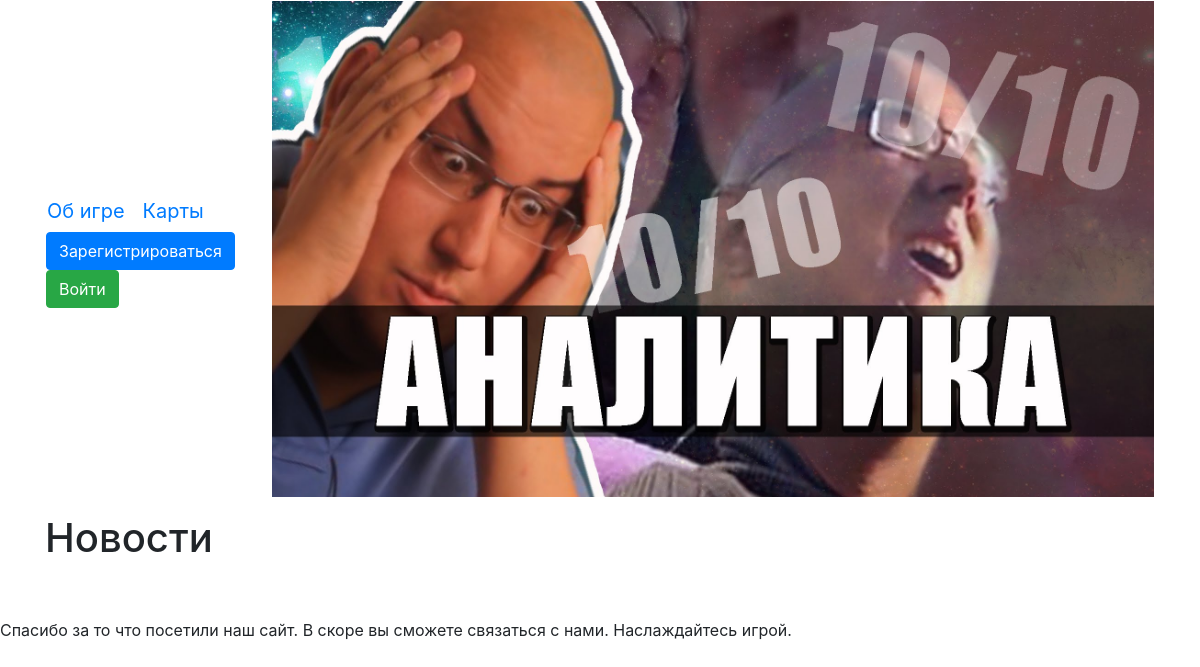
The app's page /, older data.
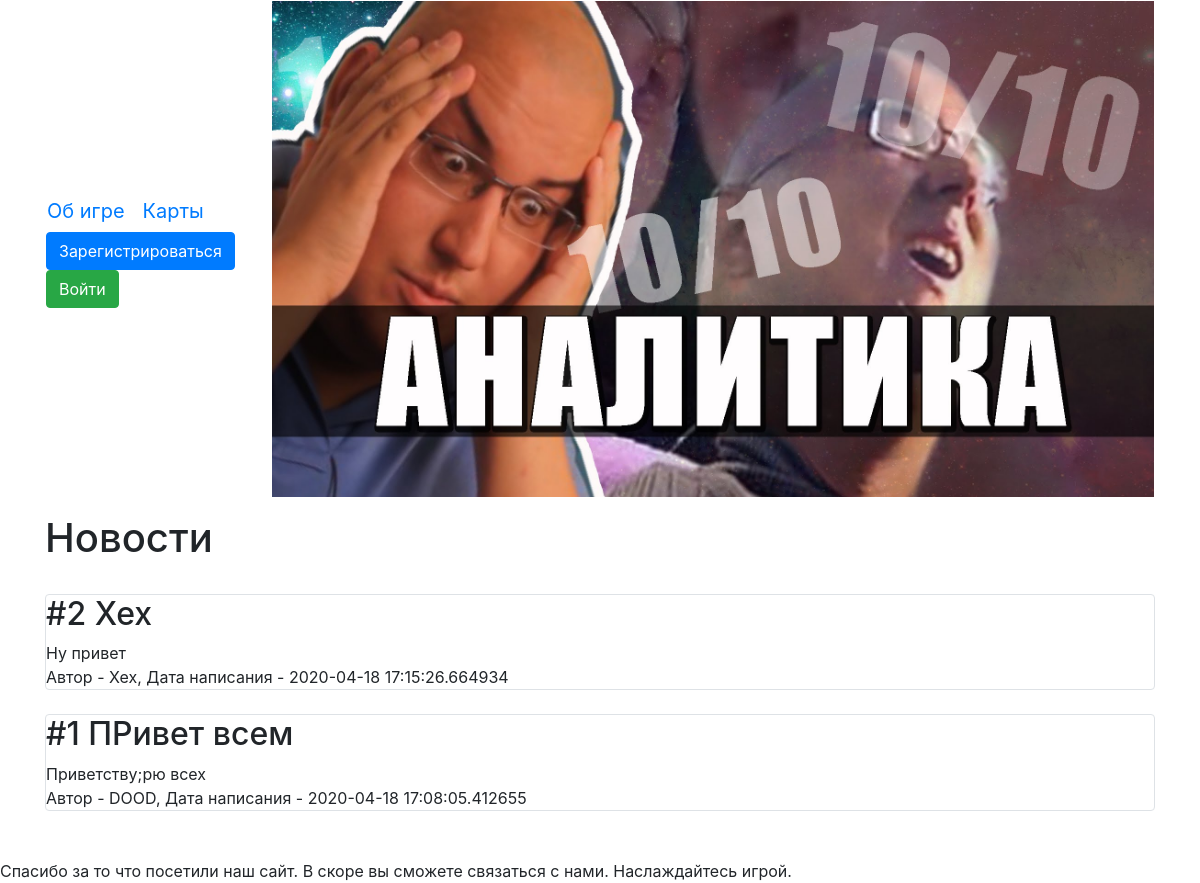
The same page, newer data.
### data/news.py (models this page shows)
class News(SqlAlchemyBase, SerializerMixin):
    __tablename__ = 'news'
    id = sqlalchemy.Column(sqlalchemy.Integer,
                           primary_key=True, autoincrement=True)
    title = sqlalchemy.Column(sqlalchemy.String, nullable=True, default='Сообщение')
    content = sqlalchemy.Column(sqlalchemy.String, nullable=True)
    created_date = sqlalchemy.Column(sqlalchemy.DateTime,
                                     default=datetime.datetime.now)
    user_id = sqlalchemy.Column(sqlalchemy.Integer,
                                sqlalchemy.ForeignKey("users.id"))
    user = orm.relation('User')

### data/users.py (models this page shows, shortened)
class User(SqlAlchemyBase, UserMixin, SerializerMixin):
    __tablename__ = 'users'
    id = sqlalchemy.Column(sqlalchemy.Integer,
                           primary_key=True, autoincrement=True)
    name = sqlalchemy.Column(sqlalchemy.String(15), unique=True)
    email = sqlalchemy.Column(sqlalchemy.String, unique=True)
    hashed_password = sqlalchemy.Column(sqlalchemy.String)
    create_date = sqlalchemy.Column(sqlalchemy.DateTime, default=datetime.datetime.now)
    records = orm.relation("Records", back_populates='user')
    news = orm.relation("News", back_populates='user')

### main.py (the view)
@app.route("/")
def index():
    session = db_session.create_session()
    news = session.query(News)[::-1]
    return render_template('index.html', news=news, ln=len(news))

### data/db_session.py (called while the page is built)
def create_session() -> Session:
    global __factory
    return __factory()

### templates/index.html (shortened to what this page needs)
{% extends "base.html" %}
{% block content %}
<h1>Новости</h1>
<br>
{% for item in news%}
<div class="col-md6 border rounded">
    <h2>#{{ln - loop.index0}} {{item.title}}</h2>
    <div>
        {{item.content}}
    </div>
    <div>
        Автор - {{item.user.name}}, Дата написания - {{item.created_date}}
    </div>
</div>
<br>
{% endfor %}
{% endblock %}

Row changes from the older to the newer data that the page shows:
added News: index0 "2", title "Хех", content "Ну привет", user.name "Хех", created_date "2020-04-18 17:15:26.664934"
added News: ln-loop.index0 "1", title "ПРивет всем", content "Приветству;pю всех", user.name "DOOD", created_date "2020-04-18 17:08:05.412655"
